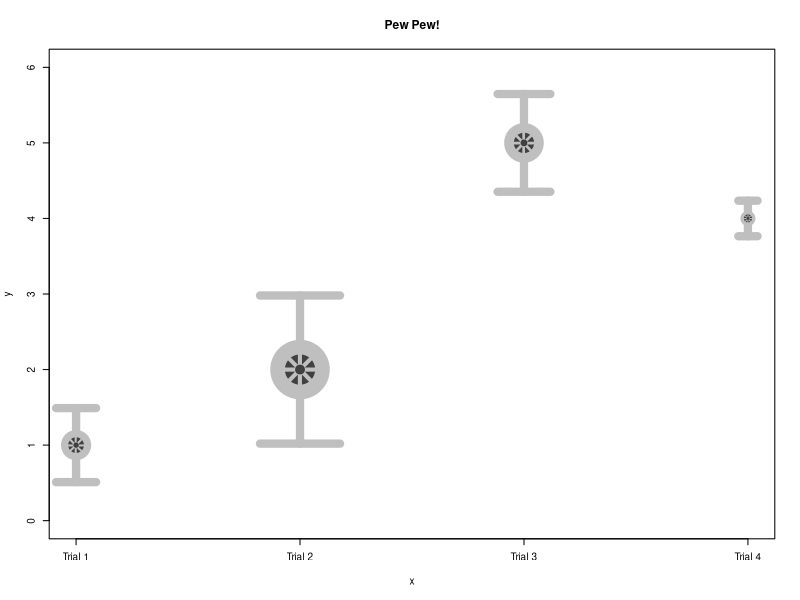

Write the R code that produced this figure.
par(cex=0.6) # Just for knitr proportions

# Courtesy Samuel Brown
TIEplot <- function(x, y, error, bodEx = 1.3, wingEx = 0.8, 
                    ylim = c(minLim, maxLim), names = NULL, ...){
  arrowsVar <- function(x0, y0, y1, length, ...){
    for(i in 1:length(x0)){
      arrows(x0 = x0[i], y0 = y0[i], y1 = y1[i], 
             length = length[i], ...)
    }
  }
  maxLim <- 1.1 * max(mapply(sum, y, error))
  minLim <- 0.9 * min(mapply(sum, y, - error))
  
  plot(x, y, type="n", ylim = ylim, xaxt = "n", ...)
  arrowsVar(x0 = x, y0 = y, y1 = y + 1.96 * error, angle = 90, 
            code = 2, length = wingEx * error, col = "grey75", 
            lwd = 40 * wingEx * error)
  arrowsVar(x0 = x, y0 = y, y1 = y - 1.96 * error, angle = 90, 
            code = 2, length = wingEx * error, col = "grey75", 
            lwd = 40 * wingEx * error)
  points(x, y, pch = 21, col = "grey75", bg = "grey75", 
         cex = 20 * bodEx * error)
  points(x, y, pch = 21, col = "grey25", bg = "grey25", 
         cex = 10 * bodEx * error)
  points(x, y, pch = -0x2055, col = "grey75", 
         cex = 10 * bodEx * error)
  points(x, y, pch = 21, col = "grey25", bg = "grey25", 
         cex = 3 * bodEx * error)
  if(!is.null(names)) axis(1, at = x, labels = names) else axis(1)
}

Values <- c(1,2,5,4)
Errors <- c(0.25, 0.5, 0.33, 0.12)
dummyNames <- paste("Trial", 1:4)

TIEplot(1:4, Values, Errors, names = dummyNames, 
        ylim = c(0,6), main = "Pew Pew!")